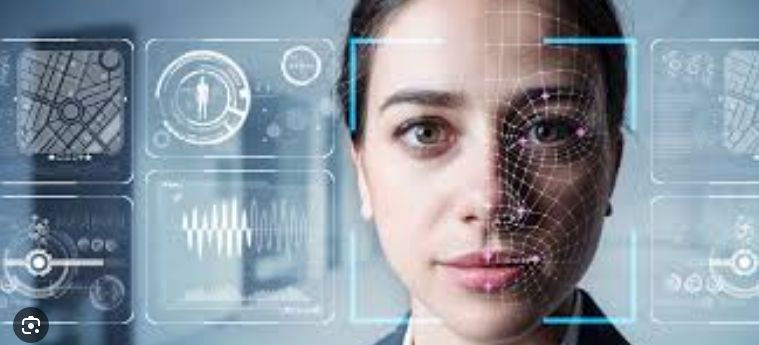
#> input picture Images/image-20250225162255237.png, 759 x 345 px; its folder holds only this picture in this run
$ python -i detectFacesOld1.py   (imports and definitions only)
#> lines starting #> are read from the running program, lines starting #| are printed output that depends on the picture
import cv2
import os

def detect_faces(image_path, output_dir, face_cascade_path='haarcascade_frontalface_default.xml'):
    """
    Detect faces in an image and save the cropped face regions.

    Args:
        image_path (str): Path to the image file.
        output_dir (str): Directory to save cropped faces.
        face_cascade_path (str): Path to Haar Cascade XML file for face detection.
    """
#> called with image_path = 'Images/image-20250225162255237.png', output_dir = 'out.png', face_cascade_path = 'haarcascade_frontalface_default.xml'
    os.makedirs(output_dir, exist_ok=True)  # Ensure the output directory exists
    face_cascade = cv2.CascadeClassifier(cv2.data.haarcascades + face_cascade_path)

    # Read the image
    img = cv2.imread(image_path)
#> img is the input picture: shape (345, 759, 3); mean B, G, R 160.3, 149.3, 138.2
    if img is None:  # Handle missing or invalid images
        print(f"Warning: Unable to read image {image_path}")
        return

    # Convert to grayscale for face detection
    gray = cv2.cvtColor(img, cv2.COLOR_BGR2GRAY)
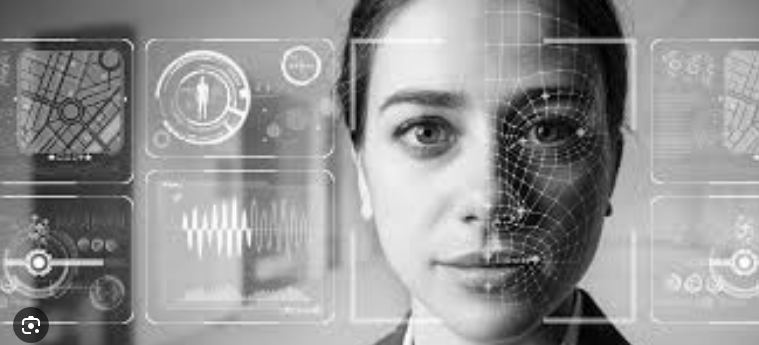
#> gray: shape (345, 759); min 1, max 255, mean 147.3
    faces = face_cascade.detectMultiScale(gray, scaleFactor=1.1, minNeighbors=5)
#> faces = [[340, 22, 289, 289]]

    for i, (x, y, w, h) in enumerate(faces):
        face = img[y:y+h, x:x+w]
        face_path = os.path.join(output_dir, f"{os.path.basename(image_path).split('.')[0]}_face_{i}.jpg")
        cv2.imwrite(face_path, face)
        print(f"Saved face to {face_path}")
#> this loop made 1 pass
#| Saved face to out.png/image-20250225162255237_face_0.jpg
#> pass 1, in detect_faces, `face = img[y:y+h, x:x+w]`:
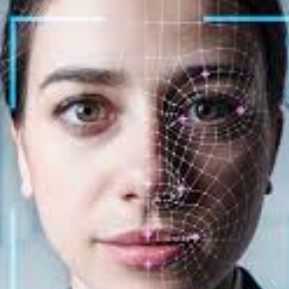
#> face: shape (289, 289, 3); mean B, G, R 137.1, 135.8, 147.6

# Main script
frames_folder = "frames"
faces_output = "faces"

# Check if the frames folder exists
# [26 lines not run here, left out]

>>> result = detect_faces('Images/image-20250225162255237.png', 'out.png')
